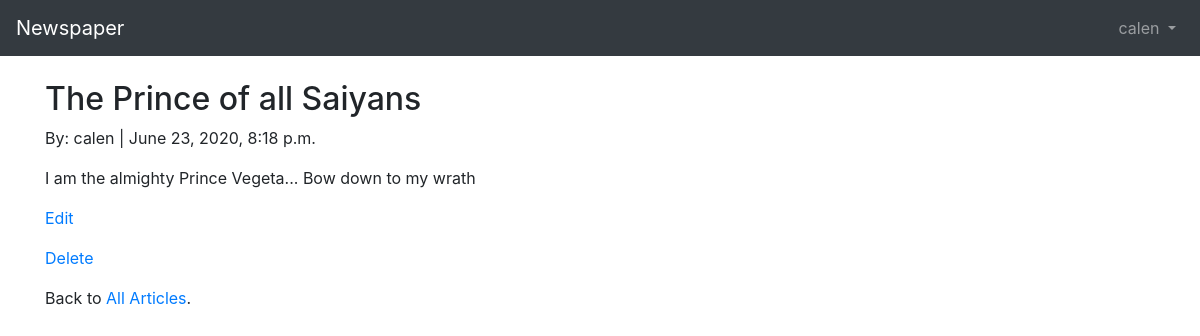
/articles/1/ (signed in), run on the app's committed database.
### users/models.py (models this page shows)
class CustomUser(AbstractUser):
    age = models.PositiveIntegerField(null=True, blank=True)

### articles/models.py (models this page shows, shortened)
class Article(models.Model):
    title = models.CharField(max_length = 255)
    body = models.TextField()
    date = models.DateTimeField(auto_now_add=True)
    author = models.ForeignKey(get_user_model(), on_delete=models.CASCADE,)

### articles/views.py (the view)
# urls.py: path('<int:pk>/', ArticleDetailView.as_view(), name='article_detail'),
class ArticleDetailView(LoginRequiredMixin, DetailView):
    model = Article
    template_name = 'article_detail.html'
    login_url = 'login'

### templates/article_detail.html
{% extends 'base.html' %}
{% block content %}
<div class="article-entry">
<h2>{{ object.title }}</h2>
<p>By: {{ object.author }} | {{ object.date }}</p>
<p>{{ object.body }}</p>
</div>
    <p><a href="{% url 'article_edit' article.pk %}">Edit</a></p>
    <p><a href="{% url 'article_delete' article.pk %}">Delete</a></p>
    <p>Back to <a href="{% url 'article_list' %}">All Articles</a>.</p>
{% endblock content %}

### templates/base.html (shortened to what this page needs)
<!doctype html>
<html lang="en">
  <head>
    <link rel="stylesheet" href="https://maxcdn.bootstrapcdn.com/bootstrap/4.0.0/css/bootstrap.min.css">
  </head>
  <body>
    <nav class="navbar navbar-expand-md navbar-dark bg-dark mb-4">
      <a class="navbar-brand" href="{% url 'home' %}">Newspaper</a>
      <div class="collapse navbar-collapse" id="navbarCollapse">
        {% if user.is_authenticated %}
          <ul class="navbar-nav ml-auto">
            <li class="nav-item">
              <a class="nav-link dropdown-toggle" href="#" id="userMenu" data-toggle="dropdown" aria-haspopup="true" aria-expanded="false">
                {{ user.username }}
              </a>
            </li>
          </ul>
        {% endif %}
      </div>
    </nav>
    <div class="container">
      {% block content %}
      {% endblock content %}
    </div>
  </body>
</html>

### data on the page
CustomUser: username "calen"
Article: title "The Prince of all Saiyans", author "calen", date "June 23, 2020, 8:18 p.m.", body "I am the almighty Prince Vegeta... Bow down to my wrath"
